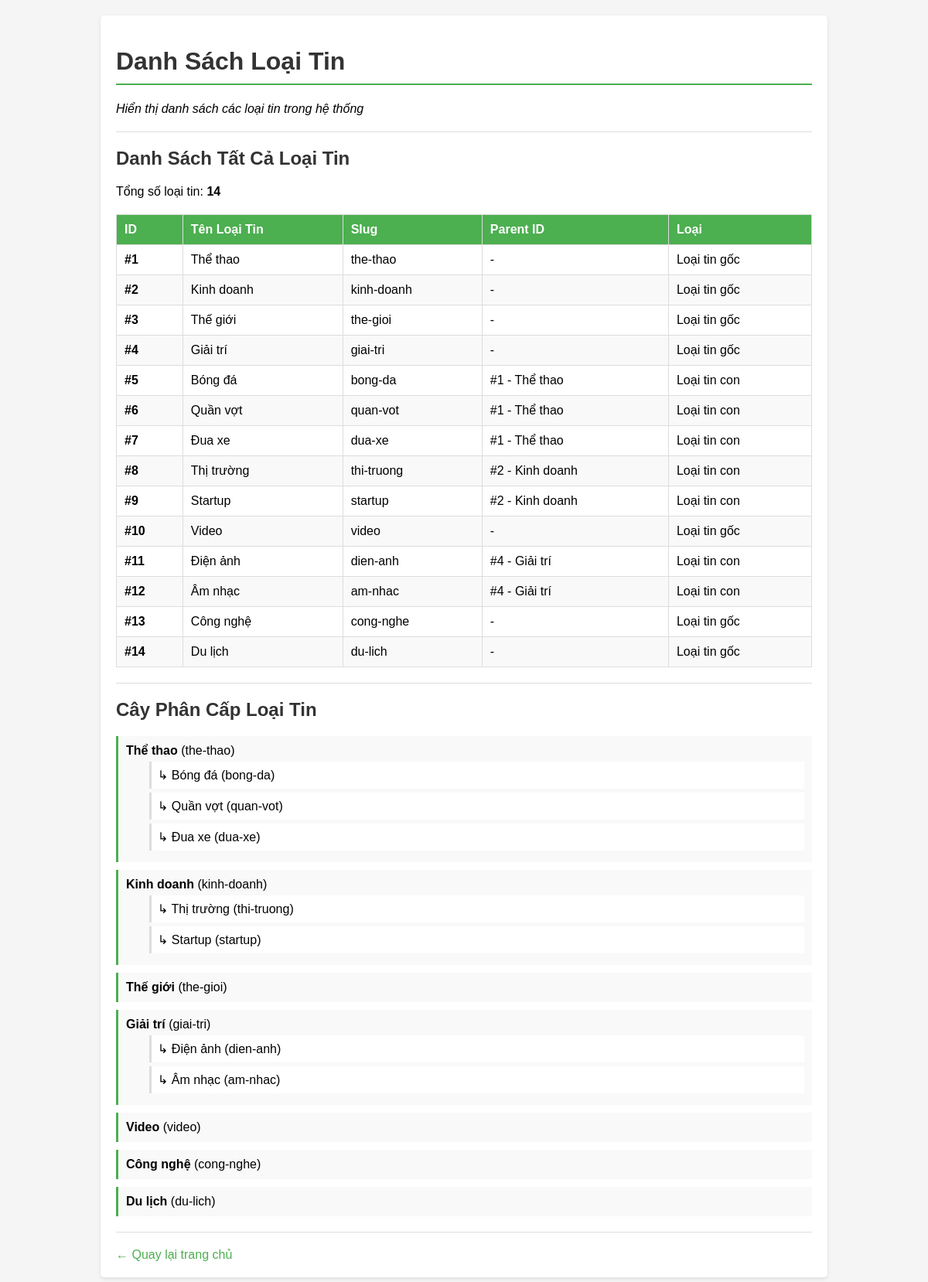
Screenshot of /demo_danh_sach_loai_tin.php with the database file from the repository.
### tables this page shows
CREATE TABLE `categories` (
  `category_id` int(11) NOT NULL AUTO_INCREMENT PRIMARY KEY,
  `name` varchar(100) NOT NULL,
  `slug` varchar(120) UNIQUE NOT NULL,
  `parent_id` int(11) DEFAULT NULL
);

### dbadmin.php (called while the page is built, shortened)
<?php
class dbadmin {
    private $host = "localhost";
    private $username = "root";
    private $password = "";
    private $database = "webthethao";
    protected $conn;
    private function connect() {
        $this->conn = new mysqli($this->host, $this->username, $this->password, $this->database);
        $this->conn->set_charset("utf8mb4");
    }
    public function hienThiDanhSachLoaiTin() {
        $sql = "SELECT category_id, name, slug, parent_id FROM categories ORDER BY category_id ASC";
        $result = $this->conn->query($sql);
        $danhSach = array();
        while ($row = $result->fetch_assoc()) {
            $danhSach[] = $row;
        }
        return $danhSach;
    }
    public function hienThiDanhSachLoaiTinTheoParent($parent_id = null) {
        if ($parent_id === null) {
            $sql = "SELECT category_id, name, slug, parent_id FROM categories WHERE parent_id IS NULL ORDER BY category_id ASC";
            $stmt = $this->conn->prepare($sql);
        } else {
            $sql = "SELECT category_id, name, slug, parent_id FROM categories WHERE parent_id = ? ORDER BY category_id ASC";
            $stmt = $this->conn->prepare($sql);
            $stmt->bind_param("i", $parent_id);
        }
        $stmt->execute();
        $result = $stmt->get_result();
        $danhSach = array();
        while ($row = $result->fetch_assoc()) {
            $danhSach[] = $row;
        }
        return $danhSach;
    }
    public function layThongTinLoaiTin($category_id) {
        $sql = "SELECT category_id, name, slug, parent_id FROM categories WHERE category_id = ?";
        $stmt = $this->conn->prepare($sql);
        $stmt->bind_param("i", $category_id);
        $stmt->execute();
        $result = $stmt->get_result();
        if ($result->num_rows > 0) {
            $data = $result->fetch_assoc();
            return $data;
        }
        return false;
    }
    public function demSoLuongLoaiTin() {
        $sql = "SELECT COUNT(*) as total FROM categories";
        $result = $this->conn->query($sql);
        if ($result) {
            $row = $result->fetch_assoc();
            return $row['total'];
        }
        return 0;
    }
}
?>

### demo_danh_sach_loai_tin.php (the view, shortened to what this page needs)
<?php
require_once 'dbadmin.php';
$db = new dbadmin();
?>
<!DOCTYPE html>
<html lang="vi">
<head>
    <link rel="stylesheet" href="style.css">
</head>
<body>
    <div class="container">
        <h1>Danh Sách Loại Tin</h1>
        <p><i>Hiển thị danh sách các loại tin trong hệ thống</i></p>
        <hr>
        <h2>Danh Sách Tất Cả Loại Tin</h2>
        <p>Tổng số loại tin: <strong><?php echo $db->demSoLuongLoaiTin(); ?></strong></p>
        <table>
                        <thead>
                        <tr>
                            <th>ID</th>
                            <th>Tên Loại Tin</th>
                            <th>Slug</th>
                            <th>Parent ID</th>
                            <th>Loại</th>
                        </tr>
                    </thead>
                    <tbody>
                        <?php
                        $danhSachTatCa = $db->hienThiDanhSachLoaiTin();
                        if ($danhSachTatCa && count($danhSachTatCa) > 0) {
                            foreach ($danhSachTatCa as $loaiTin) {
                                echo "<tr>";
                                echo "<td><strong>#{$loaiTin['category_id']}</strong></td>";
                                echo "<td>{$loaiTin['name']}</td>";
                                echo "<td>{$loaiTin['slug']}</td>";
                                if ($loaiTin['parent_id']) {
                                    $parentInfo = $db->layThongTinLoaiTin($loaiTin['parent_id']);
                                    echo "<td>#{$loaiTin['parent_id']} - {$parentInfo['name']}</td>";
                                    echo "<td>Loại tin con</td>";
                                } else {
                                    echo "<td>-</td>";
                                    echo "<td>Loại tin gốc</td>";
                                }
                                echo "</tr>";
                            }
                        } else {
                            echo "<tr><td colspan='5' style='text-align:center;'>Không có dữ liệu</td></tr>";
                        }
                        ?>
                    </tbody>
                </table>
            <hr>
            <h2>Cây Phân Cấp Loại Tin</h2>
            <div class="category-tree">
                <?php
                $danhSachGoc = $db->hienThiDanhSachLoaiTinTheoParent(null);
                if ($danhSachGoc && count($danhSachGoc) > 0) {
                    foreach ($danhSachGoc as $loaiTinGoc) {
                        echo "<div class='tree-item'>";
                        echo "<strong>{$loaiTinGoc['name']}</strong> ({$loaiTinGoc['slug']})";
                        $danhSachCon = $db->hienThiDanhSachLoaiTinTheoParent($loaiTinGoc['category_id']);
                        if ($danhSachCon && count($danhSachCon) > 0) {
                            echo "<div class='tree-children'>";
                            foreach ($danhSachCon as $loaiTinCon) {
                                echo "<div class='tree-child'>";
                                echo "↳ {$loaiTinCon['name']} ({$loaiTinCon['slug']})";
                                echo "</div>";
                            }
                            echo "</div>";
                        }
                        echo "</div>";
                    }
                } else {
                    echo "<p>Không có dữ liệu</p>";
                }
                ?>
            </div>
            <hr>
            <a href="index.php">← Quay lại trang chủ</a>
        </div>
    </body>
</html>

### style.css (style rules this page uses)
body { font-family: Arial, sans-serif; margin: 0; padding: 20px; background-color: #f5f5f5; }
.container { max-width: 900px; margin: 0 auto; background: white; padding: 20px; border-radius: 5px; box-shadow: 0 2px 5px rgba(0,0,0,0.1); }
h1, h2 { color: #333; }
h1 { border-bottom: 2px solid #4CAF50; padding-bottom: 10px; }
table { width: 100%; border-collapse: collapse; margin: 20px 0; }
table th, table td { padding: 10px; text-align: left; border: 1px solid #ddd; }
table th { background-color: #4CAF50; color: white; }
table tr:nth-child(even) { background-color: #f9f9f9; }
a { color: #4CAF50; text-decoration: none; }
hr { border: 0; border-top: 1px solid #ddd; margin: 20px 0; }

### demo_danh_sach_loai_tin.php (style rules this page uses)
.tree-item { padding: 10px; margin: 10px 0; background-color: #f9f9f9; border-left: 3px solid #4CAF50; }
.tree-children { margin-left: 30px; }
.tree-child { padding: 8px; margin: 5px 0; background-color: white; border-left: 3px solid #ddd; }

### rows the page displays
categories: category_id "1", name "Thể thao", slug "the-thao", shows "Loại tin gốc"
categories: category_id "2", name "Kinh doanh", slug "kinh-doanh", shows "Loại tin gốc"
categories: category_id "3", name "Thế giới", slug "the-gioi", shows "Loại tin gốc"
categories: category_id "4", name "Giải trí", slug "giai-tri", shows "Loại tin gốc"
categories: category_id "5", name "Bóng đá", slug "bong-da", parent "1", categories.name "Thể thao"
categories: category_id "6", name "Quần vợt", slug "quan-vot", parent "1", categories.name "Thể thao"
categories: category_id "7", name "Đua xe", slug "dua-xe", parent "1", categories.name "Thể thao"
categories: category_id "8", name "Thị trường", slug "thi-truong", parent "2", categories.name "Kinh doanh"
categories: category_id "9", name "Startup", slug "startup", parent "2", categories.name "Kinh doanh"
categories: category_id "10", name "Video", slug "video", shows "Loại tin gốc"
categories: category_id "11", name "Điện ảnh", slug "dien-anh", parent "4", categories.name "Giải trí"
categories: category_id "12", name "Âm nhạc", slug "am-nhac", parent "4", categories.name "Giải trí"
categories: category_id "13", name "Công nghệ", slug "cong-nghe", shows "Loại tin gốc"
categories: category_id "14", name "Du lịch", slug "du-lich", shows "Loại tin gốc"

### other values shown
$db->demSoLuongLoaiTin() "14"
